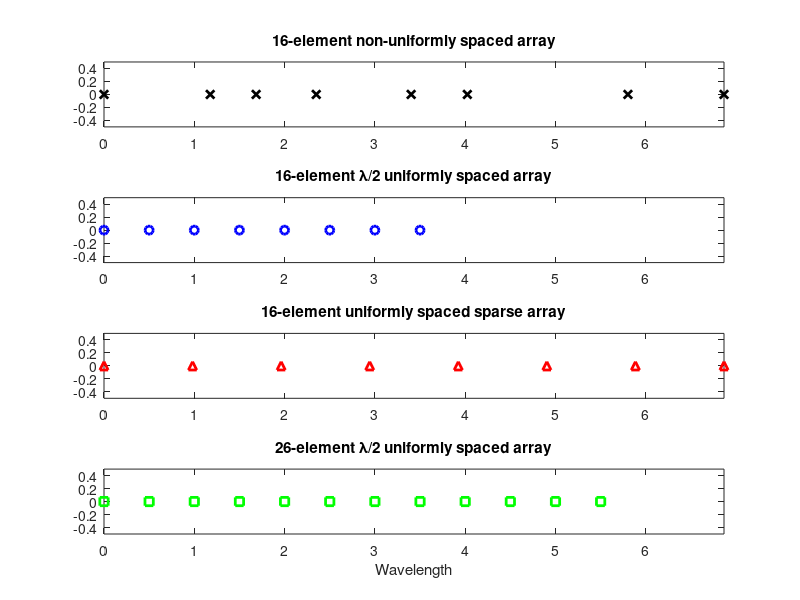
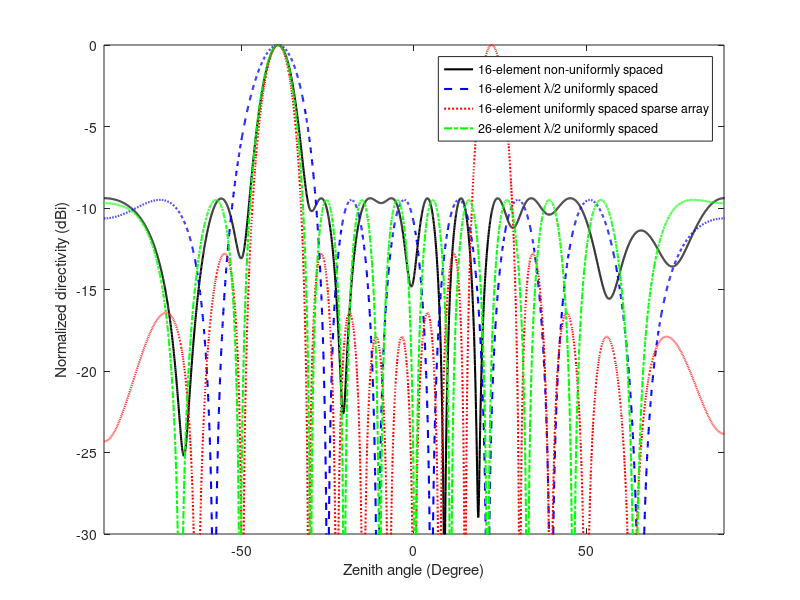

MATLAB code to generate these figures, in order:
%%
%  Comparison between non-uniformly spaced array and uniformly spaced array 
%
%  Version 1
%  Zhengyu Peng
%
%%
clear;

wavelength=1;
k=2*pi/wavelength;   % wave number
angleStep=0.05;
theta=0:angleStep:360;
elementNumber=8;
thetaM=50.5;      % location of the main lobe

%% non-uniform array
d1=[0,1.17611290322581,1.68447580645161,2.35025000000000,3.40133064516129,4.02362903225806,5.80238709677419,6.86625806451613];
%w1=[0.104858767920655 + 0.00638377758385419i,-0.155896761387194 - 0.112022190087344i,-0.125230197364286 + 0.103746484301190i,0.0204564334818207 + 0.143544730805173i,0.0510063282098636 - 0.0811331430465989i,-0.115769238179036 - 0.125985531777502i,0.0591959384958559 + 0.0121478103967238i,-0.0585918747674234 - 0.0506620304236720i].';
w1=[0.0641592867347555 - 0.00949813218645218i,0.0213414496230591 + 0.171004670288957i,0.126305559844362 - 0.125331188457008i,-0.140077853533412 - 0.00898555473933959i,0.0290687944868934 - 0.0721485142088897i,-0.148705460650750 + 0.0589554743071804i,-0.0422836884253894 + 0.102505871797712i,-0.0955462768022038 - 0.0555310933213185i].';
%% normal dense array
d2=[0,0.5*ones(1,elementNumber-1)];
for nn=2:length(d2)
    d2(nn)=d2(nn-1)+d2(nn);
end
%w2=[0.206663964404846 - 0.0112377446515177i,0.0391623588928282 - 0.0795400851563046i,-0.0563062985262089 - 0.0820458561893604i,-0.104843473925938 + 0.00942258776671084i,-0.0431344849835628 + 0.0960226816449238i,0.0591681008950777 + 0.0800066097771803i,0.0879672179410876 - 0.0110491659607346i,0.0780914556024583 - 0.191671608879013i].';

w2=chebwin(elementNumber,9.5).*(exp(-1i*k*d2*cosd(thetaM)).');

%% sparse array
d3=[0,d1(elementNumber)/(elementNumber-1)*ones(1,elementNumber-1)];
for nn=2:length(d3)
    d3(nn)=d3(nn-1)+d3(nn);
end
w3=exp(-1i*k*d3*cosd(thetaM)).';

%% 26-element normal dense array
eleNum=12;
d4=[0,0.5*ones(1,eleNum-1)];
for nn=2:length(d4)
    d4(nn)=d4(nn-1)+d4(nn);
end
%w4=[0.151762138140478 - 0.0102832612349678i;-0.0148958031630125 - 0.0172358745075817i;-0.00512570908792318 + 0.0237363670087733i;0.0233375004828243 - 0.0107751751748616i;-0.0238137186663838 - 0.0127944992034719i;0.00428503645225367 + 0.0279267418659784i;0.0205014091227646 - 0.0210035366464110i;-0.0300694264463313 - 0.00387332943146368i;0.0153922908579175 + 0.0270630607817905i;0.0126321128110758 - 0.0291921038237749i;-0.0314120648601946 + 0.00757882283295584i;0.0252090020191759 + 0.0207567876802740i;0.00142889348747491 - 0.0327916992328431i;-0.0270580598489617 + 0.0185795229321596i;0.0309579586761419 + 0.0103895530323716i;-0.0102082265061976 - 0.0306585793198716i;-0.0180712108839995 + 0.0261759534099189i;0.0311078847753170 - 0.00127725546942699i;-0.0192111629602375 - 0.0234543024925927i;-0.00695761482616326 + 0.0285139952234768i;0.0259577390330907 - 0.0111561746553496i;-0.0234651355058812 - 0.0134231077726961i;0.00322045184215660 + 0.0255023924126257i;0.0174191236356797 - 0.0169192832056161i;-0.0225092324922808 - 0.00350639052627144i;0.0716553554322047 + 0.134175266247107i];

w4=chebwin(eleNum,9.5).*(exp(-1i*k*d4*cosd(thetaM)).');
%% array distributions
figure(1);
subplot(4,1,1),plot(d1,zeros(1,length(d1)),'kx','LineWidth',2);
title('16-element non-uniformly spaced array');
axis([0,d1(length(d1)),-0.5,0.5]);
subplot(4,1,2),plot(d2,zeros(1,length(d2)),'bo','LineWidth',2);
title('16-element \lambda/2 uniformly spaced array');
axis([0,d1(length(d1)),-0.5,0.5]);
subplot(4,1,3),plot(d3,zeros(1,length(d3)),'r^','LineWidth',2);
title('16-element uniformly spaced sparse array');
axis([0,d1(length(d1)),-0.5,0.5]);
subplot(4,1,4),plot(d4,zeros(1,length(d4)),'gs','LineWidth',2);
title('26-element \lambda/2 uniformly spaced array');
axis([0,d1(length(d1)),-0.5,0.5]);
xlabel('Wavelength');

%% Array factor
A1=zeros(length(theta),elementNumber);
for nn=1:length(d1)
    A1(:,nn)=exp(1i*k*d1(nn)*cosd(theta));
end

A2=zeros(length(theta),elementNumber);
for nn=1:length(d2)
    A2(:,nn)=exp(1i*k*d2(nn)*cosd(theta));
end

A3=zeros(length(theta),elementNumber);
for nn=1:length(d3)
    A3(:,nn)=exp(1i*k*d3(nn)*cosd(theta));
end

A4=zeros(length(theta),eleNum);
for nn=1:length(d4)
    A4(:,nn)=exp(1i*k*d4(nn)*cosd(theta));
end

%% Plot result
theta1=-90:angleStep:360-90;
figure(2);
plot(theta1,20*log10(abs(A1*w1))-max(20*log10(abs(A1*w1))),'k-','LineWidth',1.5);
hold on;
plot(theta1,20*log10(abs(A2*w2))-max(20*log10(abs(A2*w2))),'b--','LineWidth',1.5);
plot(theta1,20*log10(abs(A3*w3))-max(20*log10(abs(A3*w3))),'r:','LineWidth',1.5);
plot(theta1,20*log10(abs(A4*w4))-max(20*log10(abs(A4*w4))),'g-.','LineWidth',1.5);
hold off;
axis([-90,90,-30,0]);
xlabel('Zenith angle (Degree)');
ylabel('Normalized directivity (dBi)');
legend('16-element non-uniformly spaced','16-element \lambda/2 uniformly spaced','16-element uniformly spaced sparse array','26-element \lambda/2 uniformly spaced');
